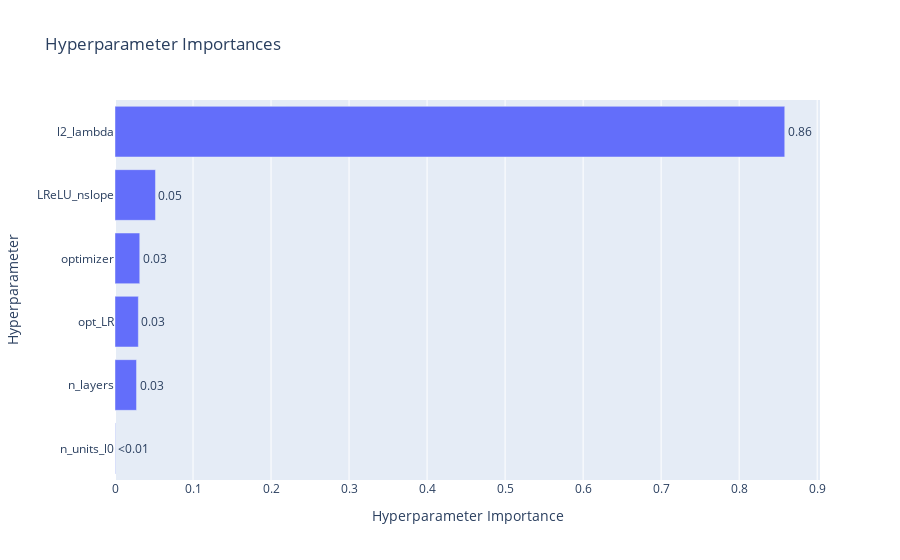

Here is the notebook cell this chart was saved with:
### Code cell
fig3.show()
fig3.write_image(plots_save_path + 'param-importances.pdf')

### Figure 1 — Plotly figure (JSON) as saved in the notebook; plotly's stock layout.template omitted (floating-point values rounded to 4 significant figures)
{"data": [{"cliponaxis": false, "hovertemplate": ["n_units_l0 (IntDistribution): 0.0004280004102566772<extra></extra>", "n_layers (IntDistribution): 0.027597928348760944<extra></extra>", "opt_LR (FloatDistribution): 0.029924507485020124<extra></extra>", "optimizer (CategoricalDistribution): 0.03173757137562761<extra></extra>", "LReLU_nslope (FloatDistribution): 0.05187308046667079<extra></extra>", "l2_lambda (FloatDistribution): 0.8584389119136637<extra></extra>"], "name": "Objective Value", "orientation": "h", "text": ["<0.01", "0.03", "0.03", "0.03", "0.05", "0.86"], "textposition": "outside", "type": "bar", "x": [0.000428, 0.0276, 0.02992, 0.03174, 0.05187, 0.8584], "y": ["n_units_l0", "n_layers", "opt_LR", "optimizer", "LReLU_nslope", "l2_lambda"]}], "layout": {"title": {"text": "Hyperparameter Importances"}, "xaxis": {"title": {"text": "Hyperparameter Importance"}}, "yaxis": {"title": {"text": "Hyperparameter"}}}}
